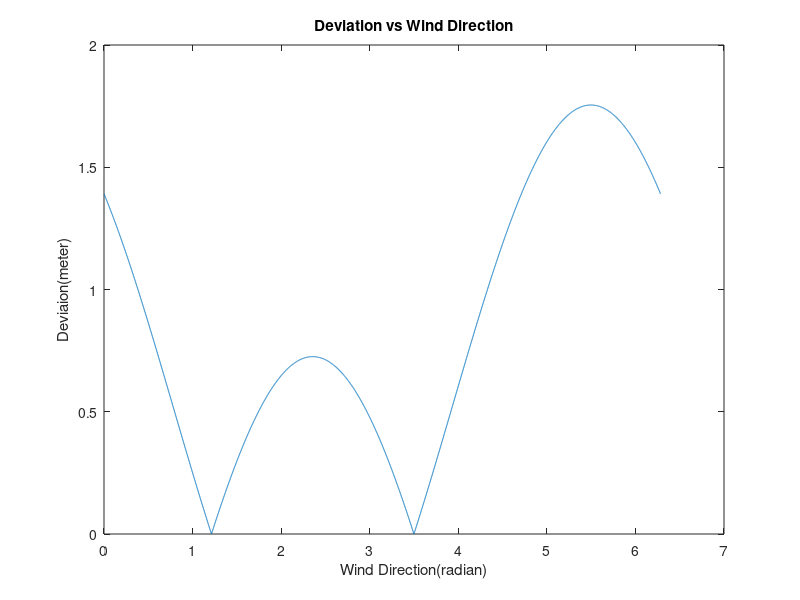

Write the MATLAB code that produced this figure.
clc;
clear all;
close all;
%with wind in 3D 
a_r = pi/4
a = pi/6
a_w=linspace(0,2*pi,5000)
va=1.988 ;
vw = 1.24;

d = va*(sin(a_r-a))+vw.*sin(a_r-a_w)
plot(a_w,abs(d))
title('Deviation vs Wind Direction')
xlabel('Wind Direction(radian)')
ylabel('Deviaion(meter)')

